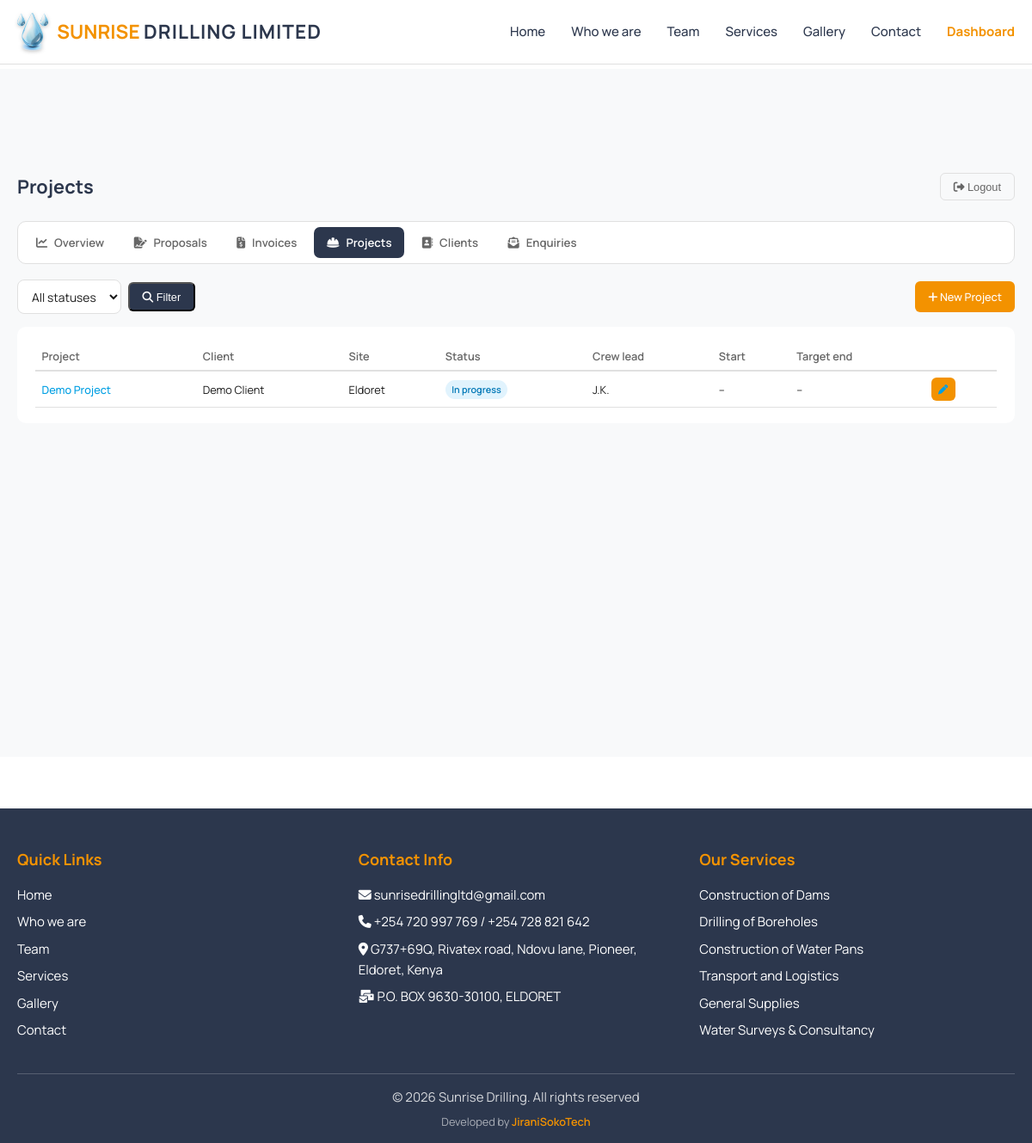
/dashboard/projects/ (signed in), run on an earlier commit of the app's database.
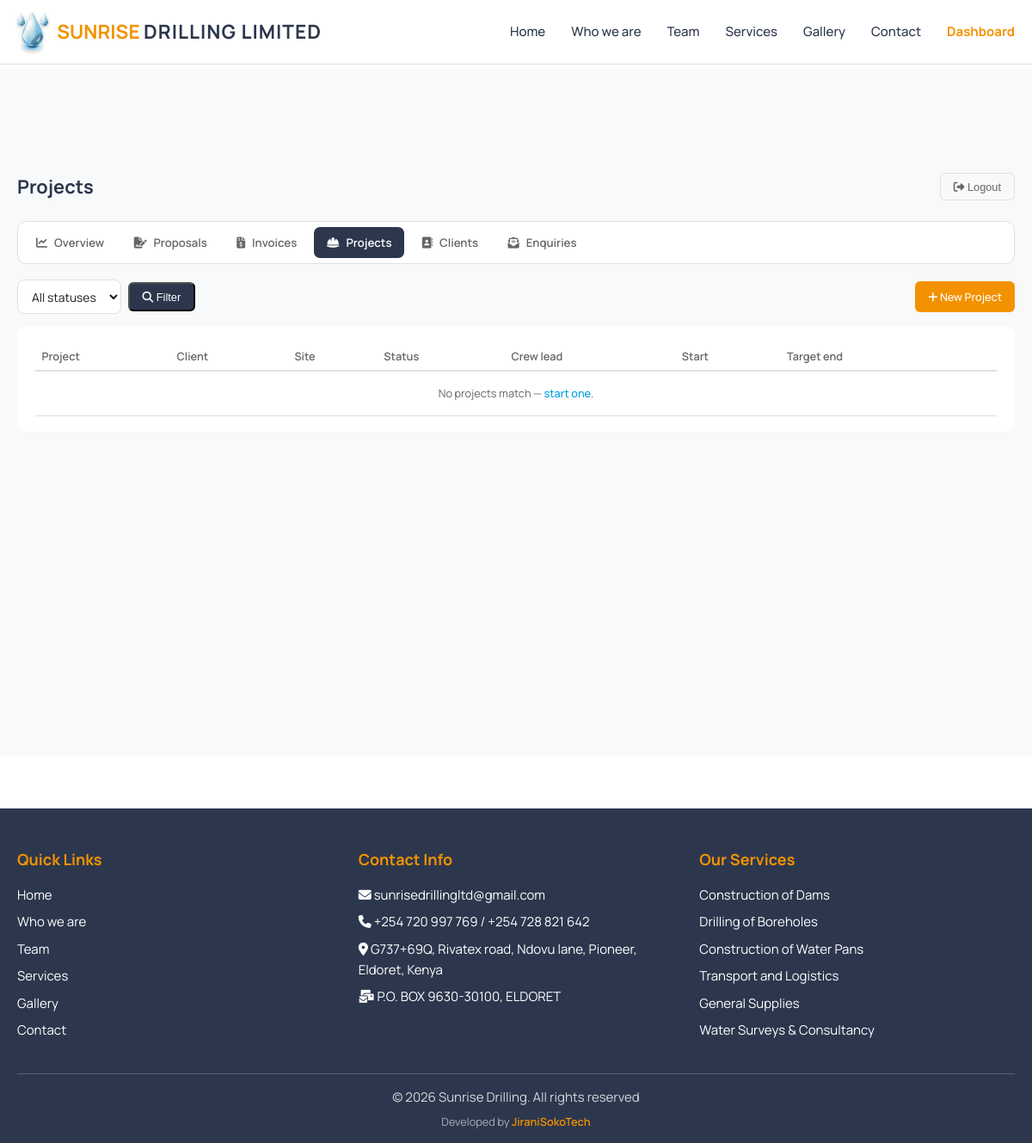
And on a later commit of the database.
### business/models.py (models this page shows, shortened)
class Project(models.Model):
    STATUS_PLANNED = 'planned'
    STATUS_IN_PROGRESS = 'in_progress'
    STATUS_ON_HOLD = 'on_hold'
    STATUS_COMPLETED = 'completed'
    STATUS_CHOICES = [
        (STATUS_PLANNED, 'Planned'),
        (STATUS_IN_PROGRESS, 'In progress'),
        (STATUS_ON_HOLD, 'On hold'),
        (STATUS_COMPLETED, 'Completed'),
    ]
    name = models.CharField(max_length=255, help_text="e.g. Kapsoya Farm Borehole")
    client = models.ForeignKey(Client, on_delete=models.PROTECT, related_name='projects')
    proposal = models.ForeignKey(Proposal, null=True, blank=True, on_delete=models.SET_NULL,
                                 related_name='projects',
                                 help_text="The accepted proposal this project executes")
    site_location = models.CharField(max_length=255, blank=True)
    status = models.CharField(max_length=15, choices=STATUS_CHOICES, default=STATUS_PLANNED)
    crew_lead = models.CharField(max_length=200, blank=True, help_text="Site supervisor / crew lead")
    start_date = models.DateField(null=True, blank=True)
    target_end_date = models.DateField(null=True, blank=True)
    completed_on = models.DateField(null=True, blank=True)
    description = models.TextField(blank=True)
    created_at = models.DateTimeField(auto_now_add=True)
    updated_at = models.DateTimeField(auto_now=True)
    class Meta:
        ordering = ['-created_at']

class Client(models.Model):
    name = models.CharField(max_length=200, help_text="Contact person or organisation name")
    company = models.CharField(max_length=200, blank=True)
    email = models.EmailField()
    phone = models.CharField(max_length=30, blank=True)
    address = models.CharField(max_length=255, blank=True)
    notes = models.TextField(blank=True)
    created_at = models.DateTimeField(auto_now_add=True)
    class Meta:
        ordering = ['name']

### main/models.py (models this page shows, shortened)
class Service(models.Model):
    title = models.CharField(max_length=200)
    description = models.TextField()
    image = models.ImageField(upload_to='services/images/', blank=True, null=True)
    features = models.TextField(help_text="Enter features as a comma-separated list")
    primary_cta_text = models.CharField(max_length=50, default="Get Quote")
    primary_cta_url = models.CharField(max_length=200, default="main:contact")
    secondary_cta_text = models.CharField(max_length=50, default="View Projects")
    secondary_cta_url = models.CharField(max_length=200, default="main:gallery")
    order = models.PositiveIntegerField(default=0)
    class Meta:
        verbose_name = "Service"
        verbose_name_plural = "Services"
        ordering = ['order']

### business/views.py (the view)
# urls.py: path('projects/', views.project_list, name='project_list'),
@staff_member_required(login_url='business:login')
def project_list(request):
    qs = Project.objects.select_related('client')
    status = request.GET.get('status', '')
    if status:
        qs = qs.filter(status=status)
    return render(request, 'business/project_list.html', {
        'projects': qs[:100], 'status': status,
        'status_choices': Project.STATUS_CHOICES, 'active_tab': 'projects',
    })

### main/context_processors.py (called while the page is built)
def site_content(request):
    return {
        'site_settings': SiteSettings.load(),
        'footer_services': Service.objects.all()[:6],
    }

### main/models.py (called while the page is built)
    @classmethod
    def load(cls):
        obj, _ = cls.objects.get_or_create(pk=1)
        return obj

### templates/business/project_list.html (shortened to what this page needs)
{% extends 'base.html' %}
{% load static %}
{% block extra_css %}
<link rel="stylesheet" href="{% static 'css/dashboard.css' %}">
{% endblock %}
{% block content %}
<section class="dash">
    <div class="container">
        {% include 'business/_dashnav.html' with page_title="Projects" %}
        <div class="dash-toolbar">
            <form method="get" class="dash-filter">
                <select name="status" class="dash-input">
                    <option value="">All statuses</option>
                </select>
                <button type="submit" class="btn-admin"><i class="fas fa-search"></i> Filter</button>
            </form>
            <a href="{% url 'business:project_create' %}" class="btn-admin btn-new"><i class="fas fa-plus"></i> New Project</a>
        </div>
        <div class="panel">
            <table>
                <tr><th>Project</th><th>Client</th><th>Site</th><th>Status</th><th>Crew lead</th><th>Start</th><th>Target end</th><th></th></tr>
                {% for pr in projects %}
                <tr>
                    <td><a href="{% url 'business:project_detail' pr.pk %}">{{ pr.name }}</a></td>
                    <td>{{ pr.client.name }}</td>
                    <td>{{ pr.site_location|default:"–" }}</td>
                    <td><span class="badge badge-{{ pr.status }}">{{ pr.get_status_display }}</span></td>
                    <td>{{ pr.crew_lead|default:"–" }}</td>
                    <td>{{ pr.start_date|date:"d M Y"|default:"–" }}</td>
                    <td>{{ pr.target_end_date|date:"d M Y"|default:"–" }}</td>
                    <td class="row-actions"><a class="btn-mini" href="{% url 'business:project_edit' pr.pk %}" title="Edit"><i class="fas fa-pen"></i></a></td>
                </tr>
                {% empty %}
                <tr><td colspan="8" class="empty">No projects match — <a href="{% url 'business:project_create' %}">start one</a>.</td></tr>
                {% endfor %}
            </table>
        </div>
    </div>
</section>
{% endblock %}

### templates/base.html (shortened to what this page needs)
{% load static %}
<!DOCTYPE html>
<html lang="en">
<head>
    <link rel="stylesheet" href="https://cdnjs.cloudflare.com/ajax/libs/font-awesome/6.4.0/css/all.min.css">
    {% block extra_css %}{% endblock %}
</head>
<body>
    <header class="header">
        <div class="container">
            <div class="header-content">
                <a href="{% url 'main:home' %}" class="logo">
                    <img src="{% static 'images/logo-drop-sm.png' %}" alt="Sunrise Drilling Limited logo">
                    <span class="logo-text"><span class="logo-sunrise">SUNRISE</span> <span class="logo-rest">DRILLING LIMITED</span></span>
                </a>
                <nav>
                    <ul class="nav-menu" id="navMenu">
                        <li><a href="{% url 'main:home' %}">Home</a></li>
                        <li><a href="{% url 'main:about' %}">Who we are</a></li>
                        <li><a href="{% url 'main:team' %}">Team</a></li>
                        <li><a href="{% url 'main:services' %}">Services</a></li>
                        <li><a href="{% url 'main:gallery' %}">Gallery</a></li>
                        <li><a href="{% url 'main:contact' %}">Contact</a></li>
                        {% if user.is_staff %}
                        <li><a href="{% url 'business:dashboard' %}" style="color: var(--primary-orange); font-weight: 700;">Dashboard</a></li>
                        {% endif %}
                    </ul>
                </nav>
            </div>
        </div>
    </header>
    <main class="main-content">
        {% block content %}{% endblock %}
    </main>
    <footer class="footer">
        <div class="container">
            <div class="footer-content">
                <div class="footer-section">
                    <h3>Quick Links</h3>
                    <a href="{% url 'main:home' %}">Home</a>
                    <a href="{% url 'main:about' %}">Who we are</a>
                    <a href="{% url 'main:team' %}">Team</a>
                    <a href="{% url 'main:services' %}">Services</a>
                    <a href="{% url 'main:gallery' %}">Gallery</a>
                    <a href="{% url 'main:contact' %}">Contact</a>
                </div>
                <div class="footer-section">
                    <h3>Contact Info</h3>
                    <p><i class="fas fa-envelope"></i> {{ site_settings.email }}</p>
                    <p><i class="fas fa-phone"></i> {{ site_settings.phone_primary }}{% if site_settings.phone_secondary %} / {{ site_settings.phone_secondary }}{% endif %}</p>
                    <p><i class="fas fa-map-marker-alt"></i> {{ site_settings.physical_address }}</p>
                    <p><i class="fas fa-mail-bulk"></i> {{ site_settings.postal_address }}</p>
                </div>
                <div class="footer-section">
                    <h3>Our Services</h3>
                    {% for service in footer_services %}
                    <p>{{ service.title }}</p>
                    {% endfor %}
                </div>
            </div>
            <div class="footer-bottom">
                <p>&copy; {% now "Y" %} {{ site_settings.copyright_text }}</p>
                <p class="footer-credit">Developed by
                    <a href="https://jiranisokotech.co.ke" target="_blank" rel="noopener">JiraniSokoTech</a>
                </p>
            </div>
        </div>
    </footer>
</body>
</html>

What changed in the data, as far as the page shows it:
removed Project: name "Demo Project", client.name "Demo Client", site_location "Eldoret", status "In progress", crew_lead "J.K.", start_date "–", target_end_date "–"
Also different on the page:
text now shown: "No projects match — start one ."
